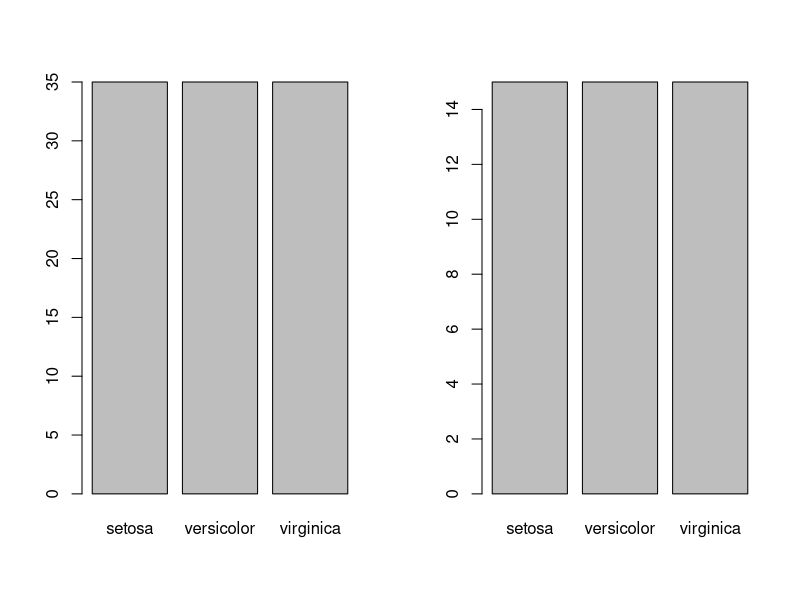

Recreate this plot in R. (Note: this script raises an error after producing the figure.)
install.packages("caret")
library(caret)
#createDataPartition較指令sample抽樣好
sample_index<-createDataPartition(y=iris$Species,p=0.7,list=F)
iris.train=iris[sample_index,]
iris.test=iris[-sample_index,]

#確認訓練樣本與測試樣本不一致
par(mfrow=c(1,2))
plot(iris.train$Species)
plot(iris.test$Species)

#模型訓練
iris.C50tree=C5.0(Species~.,data=iris.train) #"~."取所有X變數
summary(iris.C50tree) #產生混淆矩陣或得用Length及Width即可判別品種
plot(iris.C50tree)

#訓練樣本的confusion matrix與預測準確率
y=iris$Species[sample_index]
y_hat=predict(iris.C50tree,iris.train,type='class')
table.train=table(y,y_hat)
cat("Total records(train)=",nrow(iris.train),"\n")
#預測正確率= 矩陣對角對角總和/矩陣總和
cat("Correct Classification Ratio(train)=", sum(diag(table.train))/sum(table.train)*100,"%\n")

#測試樣本的confusion matrix與預測準確率
y = iris$Species[-sample_index]
y_hat= predict(iris.C50tree,iris.test,type='class')
table.test=table(y,y_hat)
cat("Total records(test)=",nrow(iris.test),"\n")
cat("Correct Classification Ratio(test)=", sum(diag(table.test))/sum(table.test)*100,"%\n")